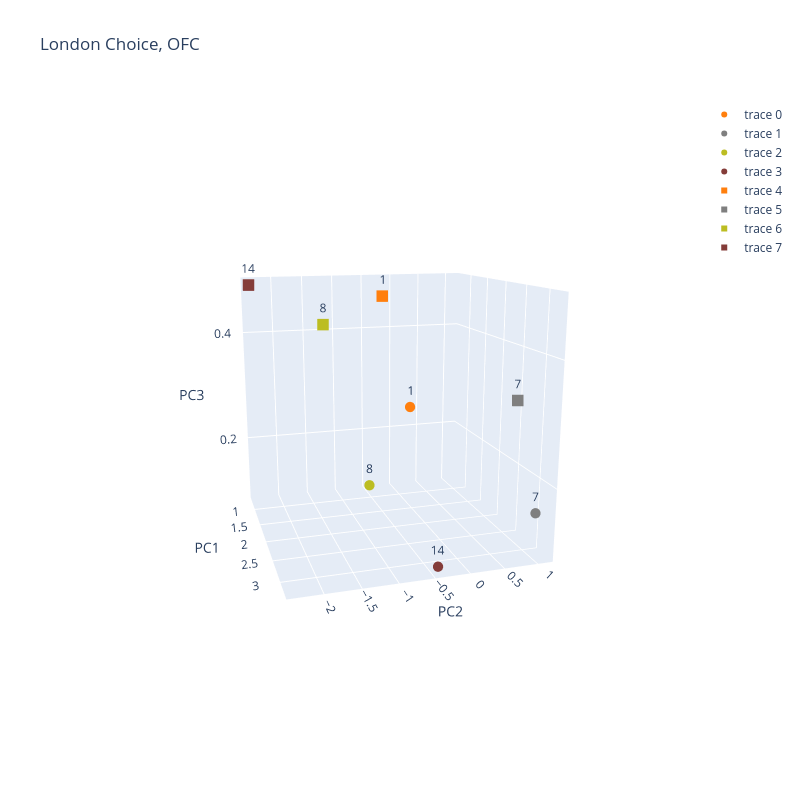

The notebook cell this image was saved under:
### Code cell
import plotly.graph_objects as go
markers = ['circle','square','diamond','cross']
targets = [1,7,8,14]
fig = go.Figure()

# Loop through jj and targets
for jj in range(len(red_X_all)):
    reduced_coef = red_X_all[jj]

    for ii, target in enumerate(targets):
        x, y, z = reduced_coef[ii, 0], reduced_coef[ii, 1], reduced_coef[ii, 2]

        fig.add_trace(go.Scatter3d(
            x=[x], y=[y], z=[z],
            mode="markers+text",
            marker=dict(size=6, color=colors16[target], symbol=markers[jj]),
            text=[str(target)],
            textposition="top center",
        ))

# Set axes labels and title
fig.update_layout(
    scene=dict(
        xaxis_title="PC1",
        yaxis_title="PC2",
        zaxis_title="PC3"
    ),
    title="London Choice, OFC",
    width=800,
    height=800
)

# Save to interactive HTML
# fig.write_html("London OFC choice nav target flash.html")

fig.show()

### Figure 1 — Plotly figure (JSON) as saved in the notebook; plotly's stock layout.template omitted (floating-point values rounded to 4 significant figures)
{"data": [{"marker": {"color": "#ff7f0e", "size": 6, "symbol": "circle"}, "mode": "markers+text", "text": ["1"], "textposition": "top center", "type": "scatter3d", "x": [2.06], "y": [-0.2906], "z": [0.2956]}, {"marker": {"color": "#7f7f7f", "size": 6, "symbol": "circle"}, "mode": "markers+text", "text": ["7"], "textposition": "top center", "type": "scatter3d", "x": [3.087], "y": [1.123], "z": [0.1466]}, {"marker": {"color": "#bcbd22", "size": 6, "symbol": "circle"}, "mode": "markers+text", "text": ["8"], "textposition": "top center", "type": "scatter3d", "x": [2.306], "y": [-1.012], "z": [0.1782]}, {"marker": {"color": "#843c39", "size": 6, "symbol": "circle"}, "mode": "markers+text", "text": ["14"], "textposition": "top center", "type": "scatter3d", "x": [3.277], "y": [-0.4248], "z": [0.09196]}, {"marker": {"color": "#ff7f0e", "size": 6, "symbol": "square"}, "mode": "markers+text", "text": ["1"], "textposition": "top center", "type": "scatter3d", "x": [1.562], "y": [-0.5235], "z": [0.4741]}, {"marker": {"color": "#7f7f7f", "size": 6, "symbol": "square"}, "mode": "markers+text", "text": ["7"], "textposition": "top center", "type": "scatter3d", "x": [2.651], "y": [1.067], "z": [0.3167]}, {"marker": {"color": "#bcbd22", "size": 6, "symbol": "square"}, "mode": "markers+text", "text": ["8"], "textposition": "top center", "type": "scatter3d", "x": [1.794], "y": [-1.505], "z": [0.4343]}, {"marker": {"color": "#843c39", "size": 6, "symbol": "square"}, "mode": "markers+text", "text": ["14"], "textposition": "top center", "type": "scatter3d", "x": [0.6548], "y": [-2.371], "z": [0.487]}], "layout": {"height": 800, "scene": {"aspectmode": "auto", "aspectratio": {"x": 1, "y": 1, "z": 1}, "camera": {"center": {"x": 0, "y": 0, "z": 0}, "eye": {"x": 2.784, "y": -0.8362, "z": 0.7331}, "projection": {"type": "perspective"}, "up": {"x": 0, "y": 0, "z": 1}}, "xaxis": {"title": {"text": "PC1"}, "type": "linear"}, "yaxis": {"title": {"text": "PC2"}, "type": "linear"}, "zaxis": {"title": {"text": "PC3"}, "type": "linear"}}, "title": {"text": "London Choice, OFC"}, "width": 800}}
